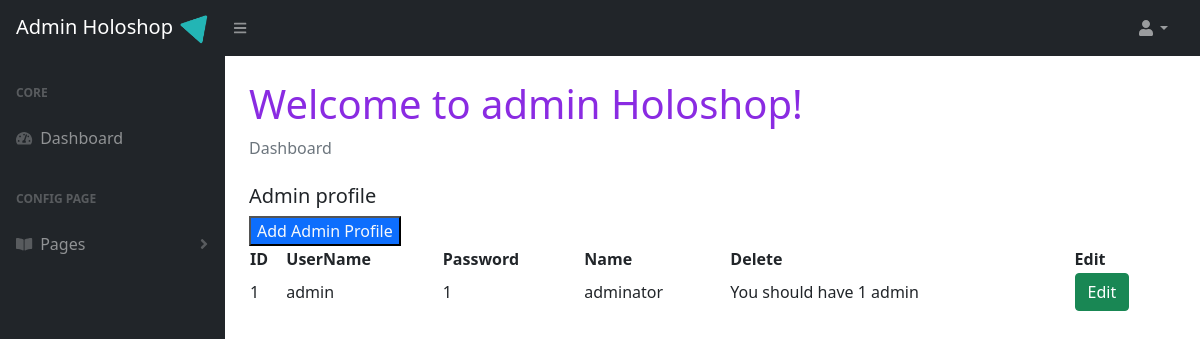
/admin/admin.php, run on the app's committed database.
### tables this page shows
CREATE TABLE `btl_user` (
  `id` int(11) NOT NULL,
  `role` enum('user','admin') NOT NULL,
  `username` varchar(100) NOT NULL,
  `password` varchar(150) NOT NULL,
  `name` varchar(200) NOT NULL
);

### admin/admin.php (the view, shortened to what this page needs)
<?php
  include('include/header.php');
  include('include/left.php');
?>
            <div id="layoutSidenav_content">
                <main>
                    <div class="container-fluid px-4">
                        <h1 class="mt-4" style="color: blueviolet;">Welcome to admin Holoshop!</h1>
                        <ol class="breadcrumb mb-4">
                            <li class="breadcrumb-item active">Dashboard</li>
                        </ol>
						<div>
						<form action="add-user.php">
						  <h5>Admin profile</h5> <button type="submit" class="bg-primary text-light">Add Admin Profile</button>
						</form>
					  </div>
					  <?php
					   $con = mysqli_connect("localhost","root","","btl");
					   $query = "SELECT * FROM btl_user";
					   $query_run = mysqli_query($con,$query);
					  ?>
					  <table class="table-profile" id="datatable" cellspacing= "0" width="100%">
                        <thead>
							<tr>
								<th>ID</th>
								<th>UserName</th>
								<th>Password</th>
								<th>Name</th>
								<th>Delete</th>
								<th>Edit</th>
							</tr>
						</thead>
						<?php
						if(mysqli_num_rows($query_run)>0)
						{
							while($row = mysqli_fetch_assoc($query_run))
							{
						     if($row['role']=='admin'){
						?>
						<tr>
							<td><?php echo  $row['id'];?></td>
							<td><?php echo  $row['username'];?></td>
							<td><?php echo  $row['password'];?></td>
							<td><?php echo  $row['name'];?></td>
							<td>You should have 1 admin</td>
							<td>
							<form action="edit-admin.php" method="POST">
						        <button type="submit" name="edit_btn" class="btn btn-success">Edit</button>
							 </form>
							</td>
					  <?php
							 }
					     }
						}
						else{
							echo"No record found";
						}
						?>
						</table>
                        </div>
                    </div>
            </div>
    </body>
</html>

### data on the page
btl_user: id "1", username "admin", password "1", name "adminator"
